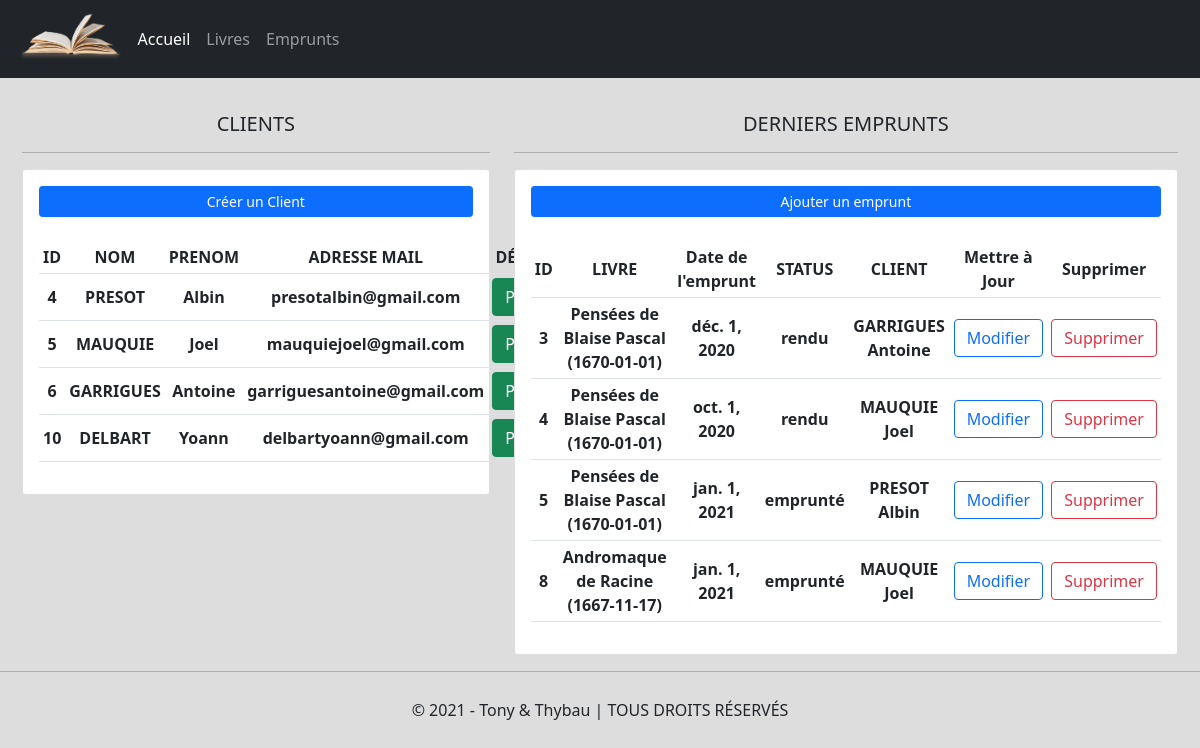
The page / on the database its author committed.
### clients/models.py (models this page shows)
class Client(models.Model):
    nom = models.CharField(max_length=50, null=True)
    prenom = models.CharField(max_length=50, null=True)
    adresse_mail = models.EmailField(max_length=100, null=True)
    nombre_livres_possédés = models.IntegerField(null=True)
    def __str__(self):
        return f"{self.nom} {self.prenom}"

### loans/models.py (models this page shows, shortened)
class Emprunt(models.Model):
    STATUS = (
        ('emprunté', 'emprunté'),
        ('non rendu', 'non rendu'),
        ('rendu', 'rendu')
    )
    client = models.ForeignKey(Client, null=True, on_delete=models.SET_NULL)
    livre = models.ForeignKey(Livre, null=True, on_delete=models.SET_NULL)
    date_debut_emprunt = models.DateField(max_length=10, null=True)
    date_fin_emprunt = models.DateField(max_length=10, null=True)
    status = models.CharField(max_length=50, null=True, choices=STATUS)

### books/models.py (models this page shows)
class Livre(models.Model):
    ISBN = models.CharField(max_length=13, null=True)
    titre = models.CharField(max_length=200, null=True)
    nombre_pages = models.IntegerField(null=True)
    date_de_parution = models.DateField(max_length=10, null=True)
    maison_édition = models.CharField(max_length=50, null=True)
    auteur = models.CharField(max_length=50, null=True)
    tag = models.ManyToManyField(Tag)
    def __str__(self):
        return f"{self.titre} de {self.auteur} ({self.date_de_parution})"

### books/views.py (the view)
# urls.py: 2. Add a URL to urlpatterns:  path('', views.home, name='home')
def home(request):
    emprunts = Emprunt.objects.all()
    clients = Client.objects.all()
    context = {
        'emprunts': emprunts,
        'clients': clients
    }
    return render(request, 'books/index.html', context=context)

### templates/books/index.html
{% extends 'main.html' %}
{% block content %}
<br>
<div class="row">
	<div class="col-md-5">
		<h5>CLIENTS</h5>
		<hr>
		<div class="card card-body">
			<a class="btn btn-primary  btn-sm btn-block" href="{% url 'ajout_client' %}">Créer un Client</a>
			<table class="table table-sm">
				<br>
				<tr>
					<th>ID</th>
					<th>NOM</th>
					<th>PRENOM</th>
					<th>ADRESSE MAIL</th>
					<th>DÉTAILS</th>
				</tr>
				{% for client in clients %}
				<tr>
					<th>{{client.id}}</th>
					<th>{{client.nom}}</th>
					<th>{{client.prenom}}</th>
					<th>{{client.adresse_mail}}</th>
					<th><a class="btn btn-success" href="{% url 'client' client.id %}">Plus...</a></th>
				</tr>
				{% endfor %}
			</table>
		</div>
	</div>
	<div class="col-md-7">
		<h5>DERNIERS EMPRUNTS</h5>
		<hr>
		<div class="card card-body">
			<a class="btn btn-primary  btn-sm btn-block" href="{% url 'ajout_emprunt' %}">Ajouter un emprunt</a>
			<table class="table table-sm">
				<br>
				<tr>
					<th>ID</th>
					<th>LIVRE</th>
					<th>Date de l'emprunt</th>
					<th>STATUS</th>
					<th>CLIENT</th>
					<th>Mettre à Jour</th>
					<th>Supprimer</th>
				</tr>
				{% for emprunt in emprunts %}
				<tr>
					<th>{{emprunt.id}}</th>
					<th>{{emprunt.livre}}</th>
					<th>{{emprunt.date_debut_emprunt}}</th>
					<th>{{emprunt.status}}</th>
					<th>{{emprunt.client}}</th>
					<th><a class="btn btn-outline-primary" href="{% url 'modif_emprunt' emprunt.id %}">Modifier</a></th>
					<th><a class="btn btn-outline-danger" href="{% url 'supp_emprunt' emprunt.id %}">Supprimer</a></th>
				</tr>
				{% endfor %}
			</table>
		</div>
	</div>
</div>
{% endblock %}

### templates/main.html (shortened to what this page needs)
{% load static %}
<!DOCTYPE html>
<html lang="en">
<head>
    <link href="https://cdn.jsdelivr.net/npm/bootstrap@5.0.0-beta1/dist/css/bootstrap.min.css" rel="stylesheet">
    <link rel="stylesheet" type="text/css" href="{% static 'css/main.css' %}">
</head>
<body>
    {% include 'base/navbar.html' %}
    {% block content %}
    {% endblock %}
    <hr>
    <footer>&copy; 2021 - Tony & Thybau | TOUS DROITS RÉSERVÉS</footer>
</body>
</html>

### templates/base/navbar.html (shortened to what this page needs)
{% load static %}
<nav class="navbar navbar-expand-lg navbar-dark bg-dark">
    <div class="container-fluid">
        <img src="{% static 'images/icon.png' %}" width="10%">
        <div class="collapse navbar-collapse" id="navbarNavAltMarkup">
            <div class="navbar-nav">
                <a class="nav-link active" aria-current="page" href="{% url 'index' %}">Accueil</a>
                <a class="nav-link" href="{% url 'books' %}">Livres</a>
                <a class="nav-link" href="{% url 'emprunts' %}">Emprunts</a>
            </div>
        </div>
    </div>
</nav>

### static/css/main.css (style rules this page uses)
body { background-color: #dddddd; }
.row { margin: 10px; text-align: center; }
tr { vertical-align: middle; }
.btn { transition: 0.3s all; }
footer { text-align: center; padding: 10px; }

### rows shown on the page
Client: id "4", nom "PRESOT", prenom "Albin", adresse_mail "presotalbin@gmail.com"
Client: id "5", nom "MAUQUIE", prenom "Joel", adresse_mail "mauquiejoel@gmail.com"
Client: id "6", nom "GARRIGUES", prenom "Antoine", adresse_mail "garriguesantoine@gmail.com"
Client: id "10", nom "DELBART", prenom "Yoann", adresse_mail "delbartyoann@gmail.com"
Emprunt: id "3", livre "Pensées de Blaise Pascal (1670-01-01)", date_debut_emprunt "déc. 1, 2020", status "rendu", client "GARRIGUES Antoine"
Emprunt: id "4", livre "Pensées de Blaise Pascal (1670-01-01)", date_debut_emprunt "oct. 1, 2020", status "rendu", client "MAUQUIE Joel"
Emprunt: id "5", livre "Pensées de Blaise Pascal (1670-01-01)", date_debut_emprunt "jan. 1, 2021", status "emprunté", client "PRESOT Albin"
Emprunt: id "8", livre "Andromaque de Racine (1667-11-17)", date_debut_emprunt "jan. 1, 2021", status "emprunté", client "MAUQUIE Joel"
